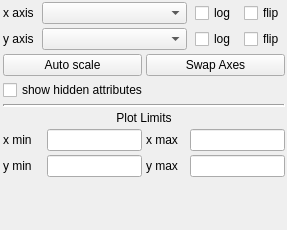
<?xml version="1.0" encoding="UTF-8"?>
<ui version="4.0">
 <class>ScatterWidget</class>
 <widget class="QWidget" name="ScatterWidget">
  <property name="geometry">
   <rect>
    <x>0</x>
    <y>0</y>
    <width>287</width>
    <height>230</height>
   </rect>
  </property>
  <property name="sizePolicy">
   <sizepolicy hsizetype="Expanding" vsizetype="Expanding">
    <horstretch>3</horstretch>
    <verstretch>3</verstretch>
   </sizepolicy>
  </property>
  <property name="baseSize">
   <size>
    <width>555</width>
    <height>500</height>
   </size>
  </property>
  <property name="focusPolicy">
   <enum>Qt::StrongFocus</enum>
  </property>
  <property name="windowTitle">
   <string>Scatter Plot</string>
  </property>
  <property name="styleSheet">
   <string notr="true"/>
  </property>
  <layout class="QHBoxLayout" name="horizontalLayout">
   <property name="leftMargin">
    <number>3</number>
   </property>
   <property name="topMargin">
    <number>2</number>
   </property>
   <property name="rightMargin">
    <number>2</number>
   </property>
   <property name="bottomMargin">
    <number>4</number>
   </property>
   <item>
    <widget class="QWidget" name="option_dashboard" native="true">
     <layout class="QVBoxLayout" name="verticalLayout">
      <property name="spacing">
       <number>4</number>
      </property>
      <property name="leftMargin">
       <number>0</number>
      </property>
      <property name="topMargin">
       <number>0</number>
      </property>
      <property name="rightMargin">
       <number>0</number>
      </property>
      <property name="bottomMargin">
       <number>10</number>
      </property>
      <item>
       <layout class="QHBoxLayout" name="xAxisLayout" stretch="0,4,0,0">
        <property name="spacing">
         <number>8</number>
        </property>
        <item>
         <widget class="QLabel" name="xlabel">
          <property name="text">
           <string>x axis</string>
          </property>
         </widget>
        </item>
        <item>
         <widget class="QComboBox" name="xAxisComboBox">
          <property name="sizePolicy">
           <sizepolicy hsizetype="Expanding" vsizetype="Fixed">
            <horstretch>0</horstretch>
            <verstretch>0</verstretch>
           </sizepolicy>
          </property>
          <property name="toolTip">
           <string>Set which attribute is plotted on the x axis</string>
          </property>
          <property name="sizeAdjustPolicy">
           <enum>QComboBox::AdjustToMinimumContentsLength</enum>
          </property>
         </widget>
        </item>
        <item>
         <widget class="QCheckBox" name="xLogCheckBox">
          <property name="toolTip">
           <string>Toggle on/off log scaling on the x axis</string>
          </property>
          <property name="text">
           <string>log</string>
          </property>
         </widget>
        </item>
        <item>
         <widget class="QCheckBox" name="xFlipCheckBox">
          <property name="toolTip">
           <string>Flip/unflip the order of the x axis</string>
          </property>
          <property name="text">
           <string>flip</string>
          </property>
         </widget>
        </item>
       </layout>
      </item>
      <item>
       <layout class="QHBoxLayout" name="yAxisLayout" stretch="0,4,0,0">
        <property name="spacing">
         <number>8</number>
        </property>
        <item>
         <widget class="QLabel" name="ylabel">
          <property name="text">
           <string>y axis</string>
          </property>
         </widget>
        </item>
        <item>
         <widget class="QComboBox" name="yAxisComboBox">
          <property name="sizePolicy">
           <sizepolicy hsizetype="Expanding" vsizetype="Fixed">
            <horstretch>0</horstretch>
            <verstretch>0</verstretch>
           </sizepolicy>
          </property>
          <property name="toolTip">
           <string>Set which attribute is plotted on the y axis</string>
          </property>
          <property name="sizeAdjustPolicy">
           <enum>QComboBox::AdjustToMinimumContentsLength</enum>
          </property>
         </widget>
        </item>
        <item>
         <widget class="QCheckBox" name="yLogCheckBox">
          <property name="toolTip">
           <string>Toggle on/off log scaling on the y axis</string>
          </property>
          <property name="text">
           <string>log</string>
          </property>
         </widget>
        </item>
        <item>
         <widget class="QCheckBox" name="yFlipCheckBox">
          <property name="toolTip">
           <string>Flip/unflip the order of the y axis</string>
          </property>
          <property name="text">
           <string>flip</string>
          </property>
         </widget>
        </item>
       </layout>
      </item>
      <item>
       <layout class="QHBoxLayout" name="horizontalLayout_3">
        <item>
         <widget class="QPushButton" name="snapLimits">
          <property name="toolTip">
           <string>Rescale plot limits to fit data</string>
          </property>
          <property name="text">
           <string>Auto scale</string>
          </property>
         </widget>
        </item>
        <item>
         <widget class="QPushButton" name="swapAxes">
          <property name="toolTip">
           <string>Swap what's plotted on the x and y axes</string>
          </property>
          <property name="text">
           <string>Swap Axes</string>
          </property>
         </widget>
        </item>
       </layout>
      </item>
      <item>
       <widget class="QCheckBox" name="hidden_attributes">
        <property name="text">
         <string>show hidden attributes</string>
        </property>
       </widget>
      </item>
      <item>
       <widget class="Line" name="line">
        <property name="frameShadow">
         <enum>QFrame::Sunken</enum>
        </property>
        <property name="lineWidth">
         <number>2</number>
        </property>
        <property name="midLineWidth">
         <number>0</number>
        </property>
        <property name="orientation">
         <enum>Qt::Horizontal</enum>
        </property>
       </widget>
      </item>
      <item>
       <widget class="QLabel" name="label">
        <property name="frameShape">
         <enum>QFrame::NoFrame</enum>
        </property>
        <property name="frameShadow">
         <enum>QFrame::Sunken</enum>
        </property>
        <property name="text">
         <string>Plot Limits</string>
        </property>
        <property name="alignment">
         <set>Qt::AlignCenter</set>
        </property>
       </widget>
      </item>
      <item>
       <layout class="QHBoxLayout" name="horizontalLayout_4">
        <item>
         <widget class="QLabel" name="xmin_label">
          <property name="sizePolicy">
           <sizepolicy hsizetype="Fixed" vsizetype="Preferred">
            <horstretch>0</horstretch>
            <verstretch>0</verstretch>
           </sizepolicy>
          </property>
          <property name="minimumSize">
           <size>
            <width>40</width>
            <height>0</height>
           </size>
          </property>
          <property name="text">
           <string>x min</string>
          </property>
         </widget>
        </item>
        <item>
         <widget class="QLineEdit" name="xmin"/>
        </item>
        <item>
         <widget class="QLabel" name="xmax_label">
          <property name="sizePolicy">
           <sizepolicy hsizetype="Fixed" vsizetype="Preferred">
            <horstretch>0</horstretch>
            <verstretch>0</verstretch>
           </sizepolicy>
          </property>
          <property name="minimumSize">
           <size>
            <width>40</width>
            <height>0</height>
           </size>
          </property>
          <property name="text">
           <string>x max</string>
          </property>
         </widget>
        </item>
        <item>
         <widget class="QLineEdit" name="xmax"/>
        </item>
       </layout>
      </item>
      <item>
       <layout class="QHBoxLayout" name="horizontalLayout_5">
        <item>
         <widget class="QLabel" name="ymin_label">
          <property name="sizePolicy">
           <sizepolicy hsizetype="Fixed" vsizetype="Preferred">
            <horstretch>0</horstretch>
            <verstretch>0</verstretch>
           </sizepolicy>
          </property>
          <property name="minimumSize">
           <size>
            <width>40</width>
            <height>0</height>
           </size>
          </property>
          <property name="text">
           <string>y min</string>
          </property>
         </widget>
        </item>
        <item>
         <widget class="QLineEdit" name="ymin"/>
        </item>
        <item>
         <widget class="QLabel" name="ymax_label">
          <property name="sizePolicy">
           <sizepolicy hsizetype="Fixed" vsizetype="Preferred">
            <horstretch>0</horstretch>
            <verstretch>0</verstretch>
           </sizepolicy>
          </property>
          <property name="minimumSize">
           <size>
            <width>40</width>
            <height>0</height>
           </size>
          </property>
          <property name="text">
           <string>y max</string>
          </property>
         </widget>
        </item>
        <item>
         <widget class="QLineEdit" name="ymax"/>
        </item>
       </layout>
      </item>
      <item>
       <spacer name="verticalSpacer">
        <property name="orientation">
         <enum>Qt::Vertical</enum>
        </property>
        <property name="sizeHint" stdset="0">
         <size>
          <width>1</width>
          <height>1</height>
         </size>
        </property>
       </spacer>
      </item>
     </layout>
    </widget>
   </item>
  </layout>
 </widget>
 <resources/>
 <connections/>
</ui>
